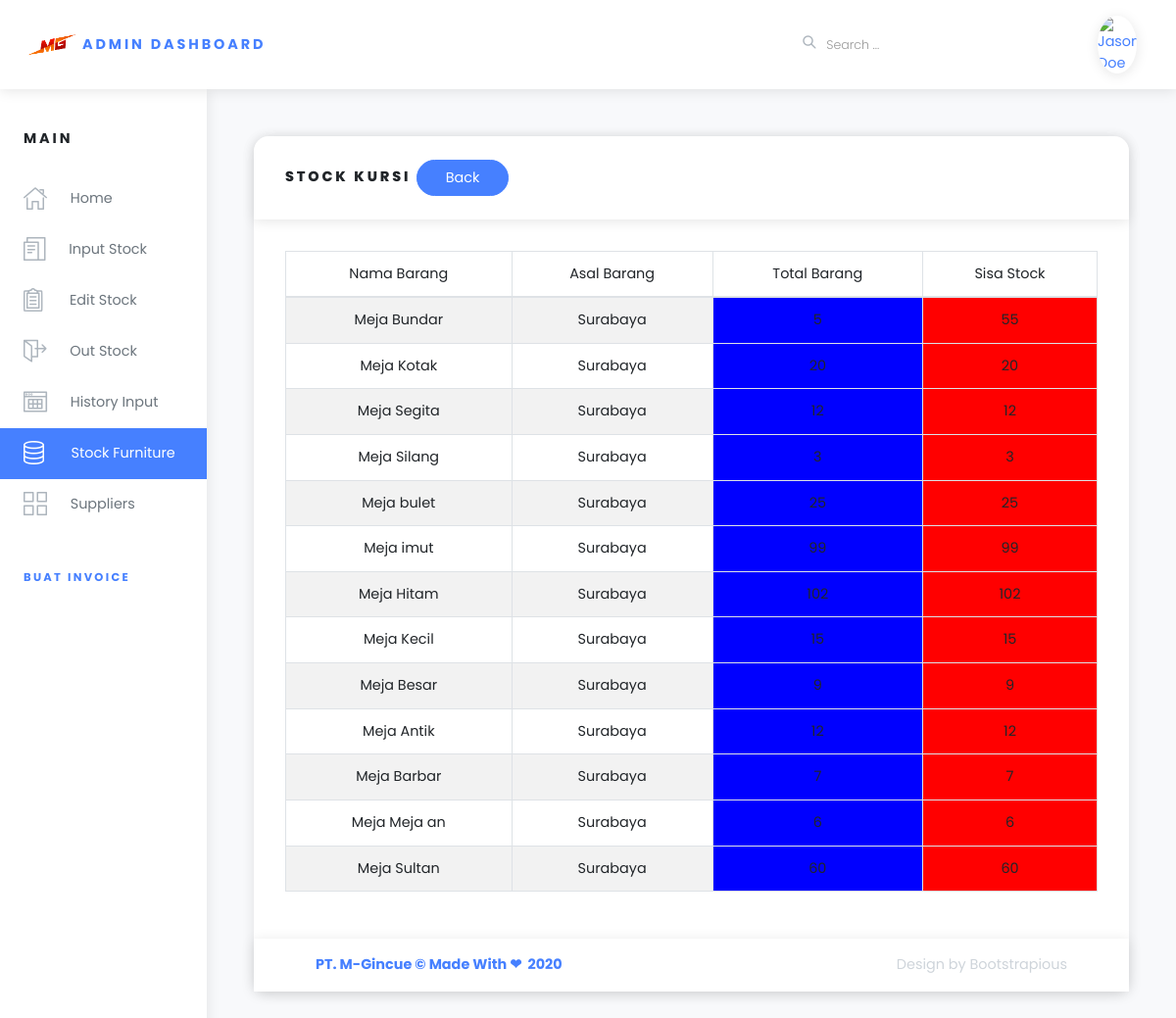
Screenshot of /index.php/v_stock/v_meja with the database file from the repository.
### tables this page shows
CREATE TABLE `stockbarang` (
  `id` int(6) UNSIGNED NOT NULL,
  `tipeBarang` varchar(30) NOT NULL,
  `namaBarang` varchar(30) NOT NULL,
  `asalBarang` varchar(50) NOT NULL,
  `jumlahBarang` int(50) NOT NULL,
  `stock` int(11) NOT NULL,
  `tanggalInput` timestamp NOT NULL DEFAULT current_timestamp() ON UPDATE current_timestamp(),
  `uploadFoto` varchar(50) NOT NULL,
  `kodeBulan` varchar(25) NOT NULL
);

### application/controllers/v_stock.php (called while the page is built, shortened)
<?php
class v_stock extends CI_Controller {
	  function __construct() {
	      $this->load->helper('url');
	      $this->load->model('stock');
	  }
    public function v_meja()
    {
        $xxx['data']=$this->stock->meja();
        $data = array(
            'title' => "Stock Furniture"
        );
        $this->load->view('templates/header.php',$data);
        $this->load->view('templates/sidebar.php');
        $this->load->view('stock/meja.php',$xxx);
        $this->load->view('templates/footer.php');
    }
}

### index.php (called while the page is built, shortened)
<?php
require_once BASEPATH.'core/CodeIgniter.php';

### application/models/stock.php (called while the page is built, shortened)
<?php
class stock extends CI_Model{
    function meja(){
        $tipeBarang='Meja';
        $hasil=$this->db->query("SELECT * FROM stockbarang where tipeBarang='$tipeBarang'");
        return $hasil;
    }
}

### application/views/stock/meja.php (the view, shortened to what this page needs)
<div class="page-holder w-100 d-flex flex-wrap">
  <div class="container-fluid px-xl-5">
    <section class="py-5">
      <div class="row">
        <div class="col-lg-12 mb-4">
          <div class="card">
            <div class="card-header">
              <h6 class="text-uppercase mb-0">Stock Kursi
                <a href="../core/stock"><button type="button" class="btn btn-primary" data-toggle="modal" data-target=".bd-example-modal-lg">Back</button></a></h6>
            </div>
            <div class="card-body">
               <table class="table table-bordered table-striped" id="mydata">
                <thead>
                  <tr align="center">
                    <td>Nama Barang</td>
                    <td>Asal Barang</td>
                    <td>Total Barang</td>
                    <td>Sisa Stock</td>
                  </tr>
                </thead>
                <tbody>
                  <?php
                 foreach($data->result_array() as $i):
                    $namaBarang=$i['namaBarang'];
                    $asalBarang=$i['asalBarang'];
                    $jumlahBarang=$i['jumlahBarang'];
                    $stock=$i['stock'];
                    ?>
                  <tr align="center">
                    <td><?php echo $namaBarang ?></td>
                    <td><?php echo $asalBarang ?></td>
                    <td style="background: blue"><?php echo $jumlahBarang ?></td>
                    <td style="background: red"><?php echo $stock ?></td>
                  </tr>
                  <?php endforeach;?>
                </tbody>
              </table>
            </div>

### rows the page displays
stockbarang: namaBarang "Meja Bundar", asalBarang "Surabaya", stock "55"
stockbarang: namaBarang "Meja Kotak", asalBarang "Surabaya", stock "20"
stockbarang: namaBarang "Meja Segita", asalBarang "Surabaya", stock "12"
stockbarang: namaBarang "Meja Silang", asalBarang "Surabaya", stock "3"
stockbarang: namaBarang "Meja bulet", asalBarang "Surabaya", stock "25"
stockbarang: namaBarang "Meja imut", asalBarang "Surabaya", stock "99"
stockbarang: namaBarang "Meja Hitam", asalBarang "Surabaya", stock "102"
stockbarang: namaBarang "Meja Kecil", asalBarang "Surabaya", stock "15"
stockbarang: namaBarang "Meja Besar", asalBarang "Surabaya", stock "9"
stockbarang: namaBarang "Meja Antik", asalBarang "Surabaya", stock "12"
stockbarang: namaBarang "Meja Barbar", asalBarang "Surabaya", stock "7"
stockbarang: namaBarang "Meja Meja an", asalBarang "Surabaya", stock "6"
stockbarang: namaBarang "Meja Sultan", asalBarang "Surabaya", stock "60"
